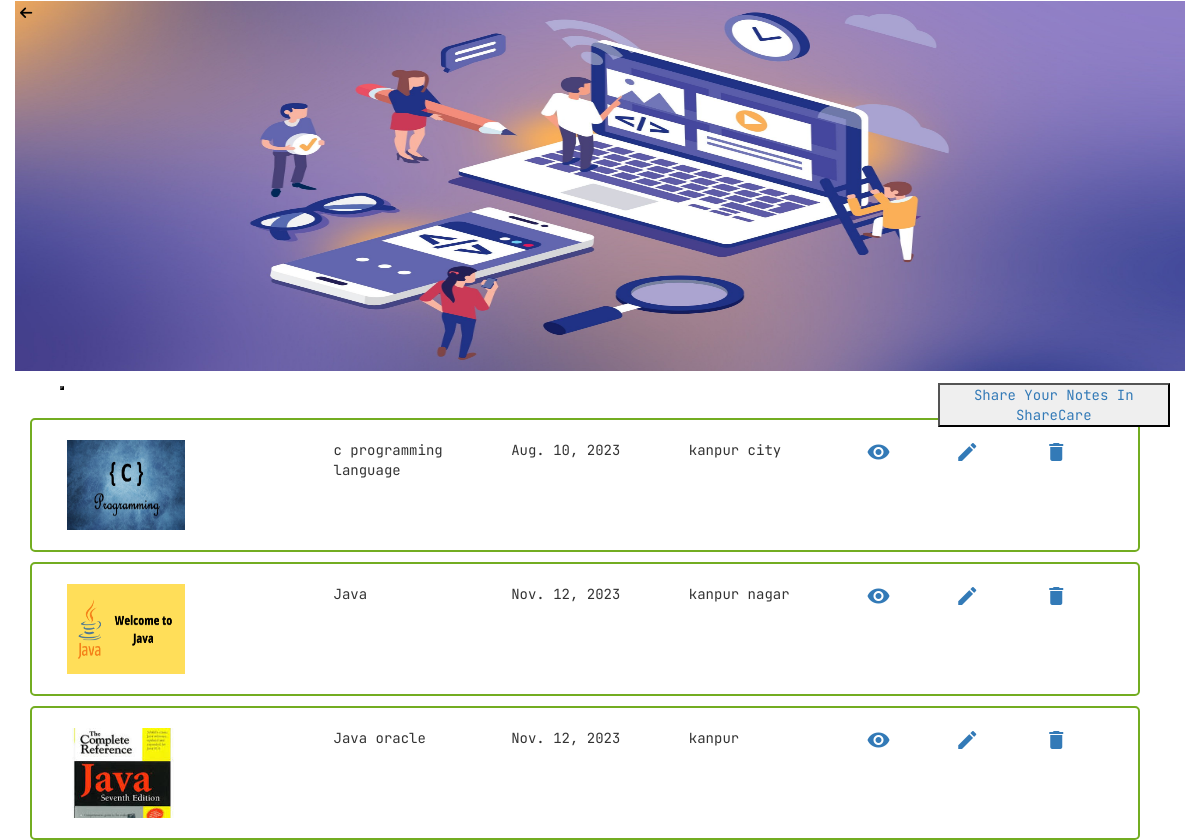
Page /share/more/ on the committed database.
### share/models.py (models this page shows, shortened)
class Material(models.Model):
	name = models.CharField(max_length=50)
	date_of_post = models.DateField()
	quantity = models.IntegerField()
	location = models.CharField(max_length=100)
	zip_code = models.IntegerField()
	mob_no = models.IntegerField(default=False)
	addhar_number = models.IntegerField()
	description = models.TextField(max_length=300)
	Material_Img = models.ImageField(upload_to='images/')

### share/views.py (the view)
# urls.py: path('more/', views.book_view, name='book_view'),
def book_view(request):
    context ={}
    context["dataset"] = Material.objects.all()
    return render(request, "share/book_view.html", context)

### share/templates/share/book_view.html (shortened to what this page needs)
<!DOCTYPE html>
{% load static %}
<html>
  <head>
    <link
      rel="stylesheet"
      href="https://stackpath.bootstrapcdn.com/bootstrap/4.5.0/css/bootstrap.min.css"
    />
    <link
      rel="stylesheet"
      href="https://maxcdn.bootstrapcdn.com/bootstrap/3.4.1/css/bootstrap.min.css"
    />
    <link
      rel="stylesheet"
      href="https://cdnjs.cloudflare.com/ajax/libs/font-awesome/4.7.0/css/font-awesome.min.css"
    />
    <link rel="stylesheet" type="text/css" href="{% static 'share/css/material_view.css' %}" />
    <link
      rel="stylesheet"
      href="https://cdnjs.cloudflare.com/ajax/libs/animate.css/3.7.2/css/animate.min.css"
    />
  </head>
  <body>
    <div class="container-fluid">
      <div class="row" style="margin-right: 0px; margin-left: 0px">
        <div class="col-lg-12 background-image">
          <a href="/share/"
            ><i
              class="fa fa-arrow-left"
              style="text-align: right; margin-top: 5px; margin-left: 5px; color: black"
            ></i
          ></a>
        </div>
      </div>
      <div class="row" style="margin-right: 0px; margin-left: 0px">
        <div class="col-lg-9" style="background: no-repeat; height: 35px; margin-top: 2px">
          <button style="margin-top: 10px; margin-left: 30px">{{user.username}}</button>
        </div>
        <div class="col-lg-3" style="background: no-repeat; height: 35px; margin-top: 2px">
          <button style="margin-top: 10px; margin-left: 30px">
            <a href="/share/book_image">Share Your Notes In ShareCare</a>
          </button>
        </div>
      </div>
      {% for data in dataset %}
      <div class="container">
        <div class="row sh" style="background-color: white">
          <div class="col-lg-3">
            <a href="/share/material_popup/{{ data.id }}">
              <img src="media/{{ data.Material_Img }}" style="width: 50%; height: 90px" />
            </a>
          </div>
          <div class="col-lg-2">
            <p>{{ data.name }}</p>
          </div>
          <div class="col-lg-2">
            <p>{{ data.date_of_post }}</p>
          </div>
          <div class="col-lg-2">
            <p>{{ data.location }}</p>
          </div>
          <div class="col-lg-3">
            <div class="row">
              <div class="col-lg-4 col-sm-4 col-xs-4">
                <a href="/share/more" class="view" title="View" data-toggle="tooltip"
                  ><i class="material-icons">&#xE417;</i></a
                >
              </div>
              <div class="col-lg-4 col-sm-4 col-xs-4">
                <a
                  href="/share/update_material/{{ data.id }}"
                  class="edit"
                  title="Edit"
                  data-toggle="tooltip"
                  ><i class="material-icons">&#xE254;</i></a
                >
              </div>
              <div class="col-lg-4 col-sm-4 col-xs-4">
                <a
                  href="/share/delete_material/{{ data.id }}"
                  class="delete"
                  title="Delete"
                  data-toggle="tooltip"
                  ><i class="material-icons">&#xE872;</i></a
                >
              </div>
            </div>
          </div>
        </div>
      </div>
      {% endfor %}
    </div>
  </body>
</html>

### share/static/share/css/material_view.css (style rules this page uses)
.sh { border-radius: 5px; border: 2px solid #73AD21; padding: 20px; width: 100%; margin-top: 10px; }
* { margin: 0; padding: 0;box-sizing: border-box; font-family: 'JetBrains Mono', monospace; }

### rows in the picture
Material: Material_Img (picture), name "c programming language", date_of_post "Aug. 10, 2023", location "kanpur city"
Material: Material_Img (picture), name "Java", date_of_post "Nov. 12, 2023", location "kanpur nagar"
Material: Material_Img (picture), name "Java oracle", date_of_post "Nov. 12, 2023", location "kanpur"
